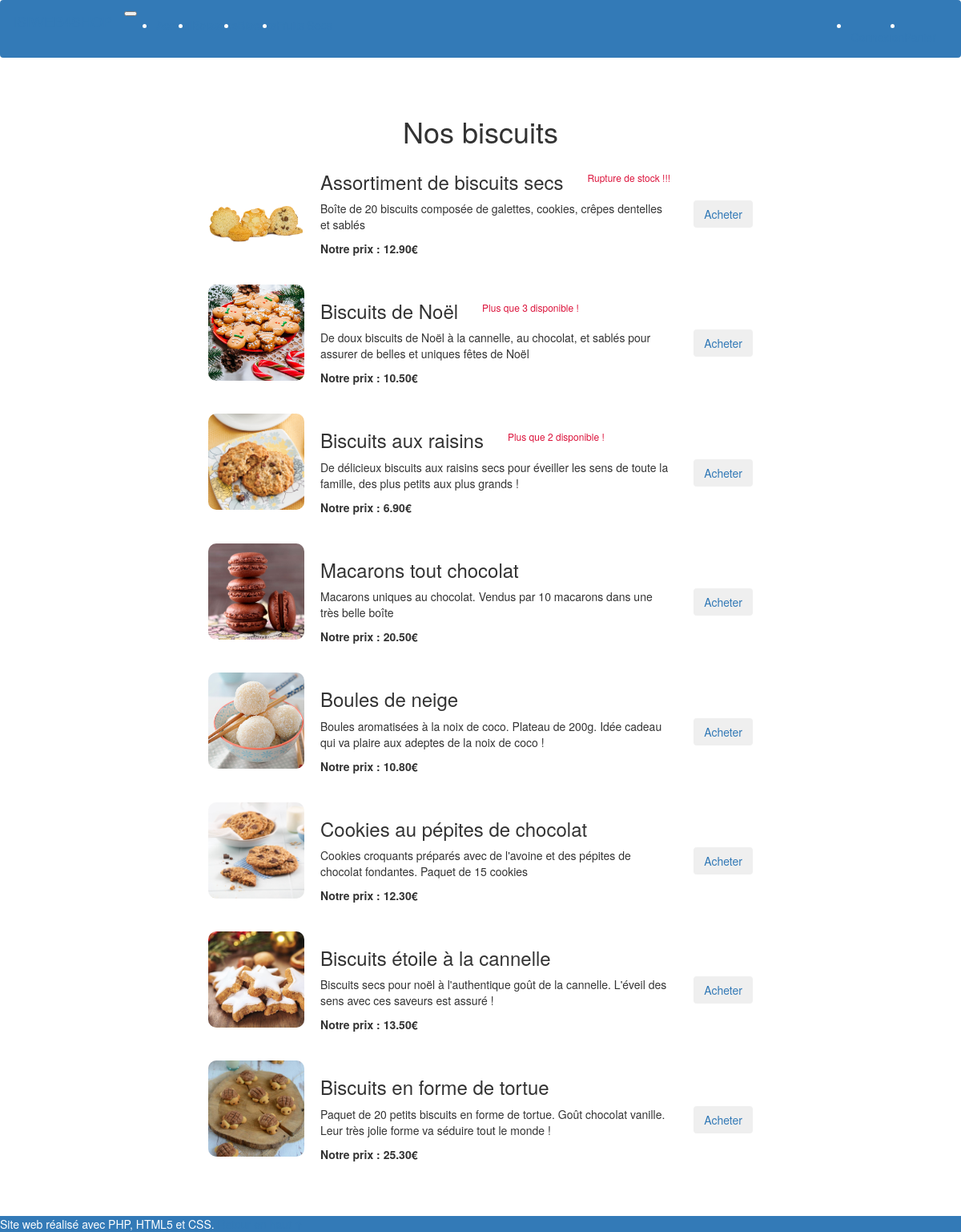
Page /index.php?action=biscuits on the committed database.
### tables this page shows
CREATE TABLE `products` (
  `id` int(11) NOT NULL,
  `cat_id` tinyint(4) NOT NULL,
  `name` varchar(150) NOT NULL,
  `description` text NOT NULL,
  `image` varchar(30) NOT NULL,
  `price` decimal(5,2) NOT NULL,
  `quantity` int(3) NOT NULL
);

### controllers/c_produit.php (called while the page is built, shortened)
<?php
class C_Produit
{
    private $produit;
    public function __construct()
    {
        $this->produit = new Produit();
    }
    public function produits($categorie)
    {
        $vue = new View("produits");
        $donnes = array('produits' => $this->produit->getProduits($categorie), 'categorie' => $categorie);
        $vue->generer($donnes);
    }
}

### index.php (called while the page is built, shortened)
<?php
$routeur = new Routeur();
$routeur->routerRequete();

### models/m_produit.php (called while the page is built, shortened)
<?php
class Produit extends Model
{
    function getProduits($categorie)
    {
        $sql = "select id, name, description, image, price, quantity from products
            where cat_id = ?";
        $produits = $this->executerRequete($sql, array($categorie));
        return $produits;
    }
}

### models/m_Model.php (called while the page is built)
<?php
abstract class Model
{
    private $bdd;
    protected function executerRequete($sql, $params = null)
    {
        if ($params == null) {
            $resultat = $this->getBdd()->query($sql);
        } else {
            $resultat = $this->getBdd()->prepare($sql);
            $resultat->execute($params);
        }
        return $resultat;
    }
    private function getBdd()
    {
        if ($this->bdd == null) {
            $this->bdd = new PDO(
                BD_HOST,
                BD_USER,
                BD_PWD,
                array(PDO::ATTR_ERRMODE => PDO::ERRMODE_EXCEPTION)
            );
        }
        return $this->bdd;
    }
}

### views/v_produits.php (the view, shortened to what this page needs)
<?php
switch ($categorie) {
    case 2:
        $titre = "Nos biscuits";
        $action = 'biscuit';
        break;
}
?>
<?php
echo "<h1 class=\"mb-5\">" . $titre . "</h1>";
foreach ($produits as $d) {
    if ($d['quantity'] <= 0) {
        $comment = 'Rupture de stock !!!';
    } else if ($d['quantity'] <= 5) {
        $comment = 'Plus que ' . $d['quantity'] . ' disponible !';
    } else {
        $comment = '';
    }
    echo
    "<div class=\"Produit\">
        <div><img class=\"ImageProduitMoyenne\" src=\"" . IMAGE . $d['image'] . "\" alt=\"image : " . $d['name'] . "\"></div>
        <div class=\"InfoProduit\">
            <div class=\"ligne center\">
                <h3 class=\"mr-3\">" . $d['name'] . "</h3>
                <h6 class=\"Alert \">" . $comment . "</h6>
            </div>
            <div class=\"ligne\">
                <p class= \"mr-3 d-none d-none d-lg-block\">" .  $d['description'] . "</p>
                <a class=\" pull-righ\" href=\"index.php?action=" . $action . "&id=" . $d['id'] . "\"><button type=\"button\" class=\"btn btn-secondary\">Acheter</button></a>
            </div>
            <p class=\"mr-3\"><b>Notre prix : " . $d['price'] . "€</b></p>
        </div>
    </div>";
}
?>

### assets/style.css (style rules this page uses)
body { display: flex; flex-direction: column; }
a { text-decoration: none; }
.center { display: flex; flex-direction: column; align-items: center; }
.Produit { display: flex; flex-direction: row; margin-bottom: 25px; }
.InfoProduit { width: 45vw; }
.ImageProduitMoyenne { width: 10vw; margin-right: 20px; border-radius: 10px; }
.ligne { display: flex; flex-direction: row; }
.Alert { color: crimson; }
.mr-3 { margin-right: 30px; }

### rows in the picture
products: image (picture), name "Assortiment de biscuits secs", quantity "Rupture de stock !!!", description "Boîte de 20 biscuits composée de galettes, cookies, crêpes dentelles et sablés", price "12.90"
products: image (picture), name "Biscuits de Noël", quantity "Plus que 3 disponible !", description "De doux biscuits de Noël à la cannelle, au chocolat, et sablés pour assurer de belles et uniques fêtes de Noël", price "10.50"
products: image (picture), name "Biscuits aux raisins", quantity "Plus que 2 disponible !", description "De délicieux biscuits aux raisins secs pour éveiller les sens de toute la famille, des plus petits aux plus grands !", price "6.90"
products: image (picture), name "Macarons tout chocolat", description "Macarons uniques au chocolat. Vendus par 10 macarons dans une très belle boîte", price "20.50"
products: image (picture), name "Boules de neige", description "Boules aromatisées à la noix de coco. Plateau de 200g. Idée cadeau qui va plaire aux adeptes de la noix de coco !", price "10.80"
products: image (picture), name "Cookies au pépites de chocolat", description "Cookies croquants préparés avec de l'avoine et des pépites de chocolat fondantes. Paquet de 15 cookies", price "12.30"
products: image (picture), name "Biscuits étoile à la cannelle", description "Biscuits secs pour noël à l'authentique goût de la cannelle. L'éveil des sens avec ces saveurs est assuré !", price "13.50"
products: image (picture), name "Biscuits en forme de tortue", description "Paquet de 20 petits biscuits en forme de tortue. Goût chocolat vanille. Leur très jolie forme va séduire tout le monde !", price "25.30"

### other values in the picture
$titre "Nos biscuits"
